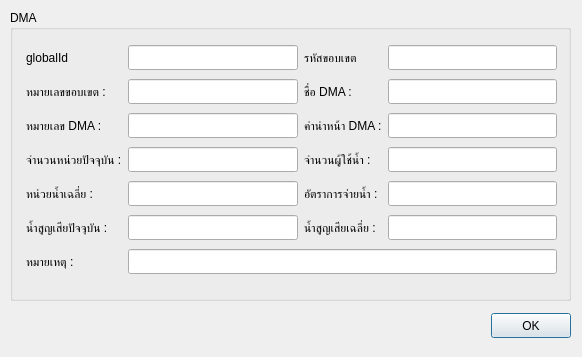
<?xml version="1.0" encoding="UTF-8"?>
<ui version="4.0">
 <class>Dialog</class>
 <widget class="QDialog" name="Dialog">
  <property name="geometry">
   <rect>
    <x>0</x>
    <y>0</y>
    <width>582</width>
    <height>357</height>
   </rect>
  </property>
  <property name="minimumSize">
   <size>
    <width>582</width>
    <height>357</height>
   </size>
  </property>
  <property name="maximumSize">
   <size>
    <width>582</width>
    <height>357</height>
   </size>
  </property>
  <property name="windowTitle">
   <string>Dialog</string>
  </property>
  <widget class="QGroupBox" name="groupBox">
   <property name="geometry">
    <rect>
     <x>10</x>
     <y>10</y>
     <width>561</width>
     <height>291</height>
    </rect>
   </property>
   <property name="title">
    <string>DMA</string>
   </property>
   <widget class="QWidget" name="layoutWidget">
    <property name="geometry">
     <rect>
      <x>16</x>
      <y>26</y>
      <width>531</width>
      <height>254</height>
     </rect>
    </property>
    <layout class="QGridLayout" name="gridLayout">
     <property name="topMargin">
      <number>6</number>
     </property>
     <property name="bottomMargin">
      <number>6</number>
     </property>
     <item row="0" column="0">
      <widget class="QLabel" name="label_12">
       <property name="minimumSize">
        <size>
         <width>0</width>
         <height>25</height>
        </size>
       </property>
       <property name="maximumSize">
        <size>
         <width>16777215</width>
         <height>25</height>
        </size>
       </property>
       <property name="text">
        <string>globalId</string>
       </property>
      </widget>
     </item>
     <item row="0" column="1">
      <widget class="QLineEdit" name="globalId">
       <property name="minimumSize">
        <size>
         <width>0</width>
         <height>25</height>
        </size>
       </property>
       <property name="maximumSize">
        <size>
         <width>16777215</width>
         <height>25</height>
        </size>
       </property>
      </widget>
     </item>
     <item row="3" column="0">
      <widget class="QLabel" name="label_4">
       <property name="minimumSize">
        <size>
         <width>0</width>
         <height>25</height>
        </size>
       </property>
       <property name="maximumSize">
        <size>
         <width>16777215</width>
         <height>25</height>
        </size>
       </property>
       <property name="text">
        <string>หมายเลข DMA :</string>
       </property>
      </widget>
     </item>
     <item row="3" column="1">
      <widget class="QLineEdit" name="runDmaNo">
       <property name="enabled">
        <bool>true</bool>
       </property>
       <property name="minimumSize">
        <size>
         <width>0</width>
         <height>25</height>
        </size>
       </property>
       <property name="maximumSize">
        <size>
         <width>16777215</width>
         <height>25</height>
        </size>
       </property>
      </widget>
     </item>
     <item row="4" column="0">
      <widget class="QLabel" name="label_5">
       <property name="minimumSize">
        <size>
         <width>0</width>
         <height>25</height>
        </size>
       </property>
       <property name="maximumSize">
        <size>
         <width>16777215</width>
         <height>25</height>
        </size>
       </property>
       <property name="text">
        <string>จำนวนหน่วยปัจจุบัน :</string>
       </property>
      </widget>
     </item>
     <item row="4" column="1">
      <widget class="QLineEdit" name="dmaPrswtusg">
       <property name="minimumSize">
        <size>
         <width>0</width>
         <height>25</height>
        </size>
       </property>
       <property name="maximumSize">
        <size>
         <width>16777215</width>
         <height>25</height>
        </size>
       </property>
      </widget>
     </item>
     <item row="4" column="2">
      <widget class="QLabel" name="label_6">
       <property name="minimumSize">
        <size>
         <width>0</width>
         <height>25</height>
        </size>
       </property>
       <property name="maximumSize">
        <size>
         <width>16777215</width>
         <height>25</height>
        </size>
       </property>
       <property name="text">
        <string>จำนวนผู้ใช้น้ำ :</string>
       </property>
      </widget>
     </item>
     <item row="4" column="3">
      <widget class="QLineEdit" name="amountCust">
       <property name="minimumSize">
        <size>
         <width>0</width>
         <height>25</height>
        </size>
       </property>
       <property name="maximumSize">
        <size>
         <width>16777215</width>
         <height>25</height>
        </size>
       </property>
      </widget>
     </item>
     <item row="5" column="0">
      <widget class="QLabel" name="label_7">
       <property name="minimumSize">
        <size>
         <width>0</width>
         <height>25</height>
        </size>
       </property>
       <property name="maximumSize">
        <size>
         <width>16777215</width>
         <height>25</height>
        </size>
       </property>
       <property name="text">
        <string>หน่วยน้ำเฉลี่ย :</string>
       </property>
      </widget>
     </item>
     <item row="5" column="1">
      <widget class="QLineEdit" name="dmaAvgwtusg">
       <property name="minimumSize">
        <size>
         <width>0</width>
         <height>25</height>
        </size>
       </property>
       <property name="maximumSize">
        <size>
         <width>16777215</width>
         <height>25</height>
        </size>
       </property>
      </widget>
     </item>
     <item row="5" column="2">
      <widget class="QLabel" name="label_8">
       <property name="minimumSize">
        <size>
         <width>0</width>
         <height>25</height>
        </size>
       </property>
       <property name="maximumSize">
        <size>
         <width>16777215</width>
         <height>25</height>
        </size>
       </property>
       <property name="text">
        <string>อัตราการจ่ายน้ำ :</string>
       </property>
      </widget>
     </item>
     <item row="5" column="3">
      <widget class="QLineEdit" name="amountFlow">
       <property name="minimumSize">
        <size>
         <width>0</width>
         <height>25</height>
        </size>
       </property>
       <property name="maximumSize">
        <size>
         <width>16777215</width>
         <height>25</height>
        </size>
       </property>
      </widget>
     </item>
     <item row="6" column="0">
      <widget class="QLabel" name="label_9">
       <property name="minimumSize">
        <size>
         <width>0</width>
         <height>25</height>
        </size>
       </property>
       <property name="maximumSize">
        <size>
         <width>16777215</width>
         <height>25</height>
        </size>
       </property>
       <property name="text">
        <string>น้ำสูญเสียปัจจุบัน :</string>
       </property>
      </widget>
     </item>
     <item row="6" column="1">
      <widget class="QLineEdit" name="nonRevenuePercentPrs">
       <property name="minimumSize">
        <size>
         <width>0</width>
         <height>25</height>
        </size>
       </property>
       <property name="maximumSize">
        <size>
         <width>16777215</width>
         <height>25</height>
        </size>
       </property>
      </widget>
     </item>
     <item row="6" column="2">
      <widget class="QLabel" name="label_10">
       <property name="minimumSize">
        <size>
         <width>0</width>
         <height>25</height>
        </size>
       </property>
       <property name="maximumSize">
        <size>
         <width>16777215</width>
         <height>25</height>
        </size>
       </property>
       <property name="text">
        <string>น้ำสูญเสียเฉลี่ย :</string>
       </property>
      </widget>
     </item>
     <item row="6" column="3">
      <widget class="QLineEdit" name="nonRevenuePercentAvg">
       <property name="minimumSize">
        <size>
         <width>0</width>
         <height>25</height>
        </size>
       </property>
       <property name="maximumSize">
        <size>
         <width>16777215</width>
         <height>25</height>
        </size>
       </property>
      </widget>
     </item>
     <item row="7" column="0">
      <widget class="QLabel" name="label_11">
       <property name="minimumSize">
        <size>
         <width>0</width>
         <height>25</height>
        </size>
       </property>
       <property name="maximumSize">
        <size>
         <width>16777215</width>
         <height>25</height>
        </size>
       </property>
       <property name="text">
        <string>หมายเหตุ :</string>
       </property>
      </widget>
     </item>
     <item row="7" column="1" colspan="3">
      <widget class="QLineEdit" name="remark">
       <property name="minimumSize">
        <size>
         <width>0</width>
         <height>25</height>
        </size>
       </property>
       <property name="maximumSize">
        <size>
         <width>16777215</width>
         <height>25</height>
        </size>
       </property>
      </widget>
     </item>
     <item row="3" column="2">
      <widget class="QLabel" name="label_2">
       <property name="minimumSize">
        <size>
         <width>0</width>
         <height>25</height>
        </size>
       </property>
       <property name="maximumSize">
        <size>
         <width>16777215</width>
         <height>25</height>
        </size>
       </property>
       <property name="text">
        <string>คำนำหน้า DMA :</string>
       </property>
      </widget>
     </item>
     <item row="3" column="3">
      <widget class="QLineEdit" name="prefixDmaNo">
       <property name="enabled">
        <bool>true</bool>
       </property>
       <property name="minimumSize">
        <size>
         <width>0</width>
         <height>25</height>
        </size>
       </property>
       <property name="maximumSize">
        <size>
         <width>16777215</width>
         <height>25</height>
        </size>
       </property>
      </widget>
     </item>
     <item row="1" column="0">
      <widget class="QLabel" name="label">
       <property name="minimumSize">
        <size>
         <width>0</width>
         <height>25</height>
        </size>
       </property>
       <property name="maximumSize">
        <size>
         <width>16777215</width>
         <height>25</height>
        </size>
       </property>
       <property name="text">
        <string>หมายเลขขอบเขต :</string>
       </property>
      </widget>
     </item>
     <item row="1" column="2">
      <widget class="QLabel" name="label_3">
       <property name="minimumSize">
        <size>
         <width>0</width>
         <height>25</height>
        </size>
       </property>
       <property name="maximumSize">
        <size>
         <width>16777215</width>
         <height>25</height>
        </size>
       </property>
       <property name="text">
        <string>ชื่อ DMA :</string>
       </property>
      </widget>
     </item>
     <item row="1" column="3">
      <widget class="QLineEdit" name="dmaName">
       <property name="minimumSize">
        <size>
         <width>0</width>
         <height>25</height>
        </size>
       </property>
       <property name="maximumSize">
        <size>
         <width>16777215</width>
         <height>25</height>
        </size>
       </property>
      </widget>
     </item>
     <item row="1" column="1">
      <widget class="QLineEdit" name="dmaNo">
       <property name="minimumSize">
        <size>
         <width>0</width>
         <height>25</height>
        </size>
       </property>
       <property name="maximumSize">
        <size>
         <width>16777215</width>
         <height>25</height>
        </size>
       </property>
      </widget>
     </item>
     <item row="0" column="2">
      <widget class="QLabel" name="label_13">
       <property name="minimumSize">
        <size>
         <width>0</width>
         <height>25</height>
        </size>
       </property>
       <property name="maximumSize">
        <size>
         <width>16777215</width>
         <height>25</height>
        </size>
       </property>
       <property name="text">
        <string>รหัสขอบเขต</string>
       </property>
      </widget>
     </item>
     <item row="0" column="3">
      <widget class="QLineEdit" name="dmaId">
       <property name="minimumSize">
        <size>
         <width>0</width>
         <height>25</height>
        </size>
       </property>
       <property name="maximumSize">
        <size>
         <width>16777215</width>
         <height>25</height>
        </size>
       </property>
      </widget>
     </item>
    </layout>
   </widget>
  </widget>
  <widget class="QWidget" name="layoutWidget">
   <property name="geometry">
    <rect>
     <x>10</x>
     <y>310</y>
     <width>561</width>
     <height>31</height>
    </rect>
   </property>
   <layout class="QHBoxLayout" name="horizontalLayout">
    <item>
     <spacer name="horizontalSpacer_8">
      <property name="orientation">
       <enum>Qt::Horizontal</enum>
      </property>
      <property name="sizeHint" stdset="0">
       <size>
        <width>40</width>
        <height>25</height>
       </size>
      </property>
     </spacer>
    </item>
    <item>
     <widget class="QPushButton" name="okBtn">
      <property name="minimumSize">
       <size>
        <width>0</width>
        <height>25</height>
       </size>
      </property>
      <property name="maximumSize">
       <size>
        <width>16777215</width>
        <height>25</height>
       </size>
      </property>
      <property name="text">
       <string>OK</string>
      </property>
     </widget>
    </item>
   </layout>
  </widget>
 </widget>
 <resources/>
 <connections/>
</ui>
